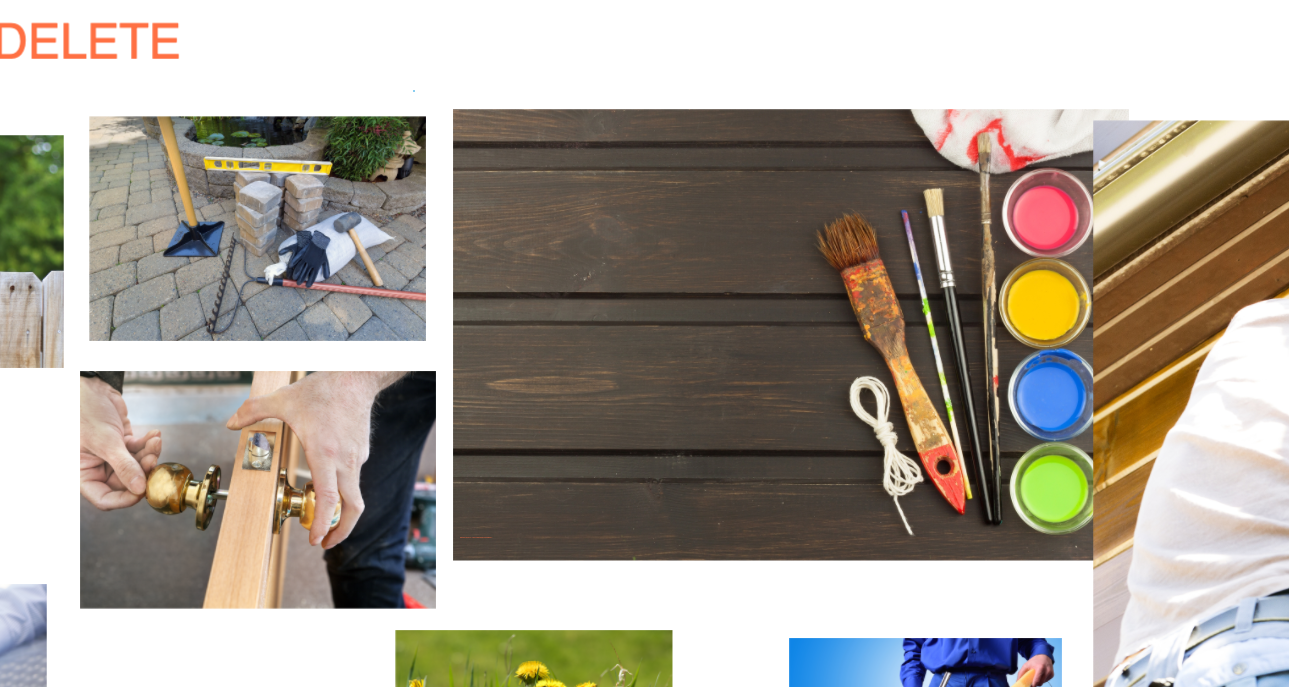
#> input picture Test-1.png, 1289 x 687 px
$ python merge-image.py
#> lines starting #> are read from the running program, lines starting #| are printed output that depends on the picture
from PIL import Image

# User Input - opacity of the image that is going to be merged
opacity = float(input('What should be the opacity of the merged image (range 0 - 1): '))
#> the answer given: 1

# Images must be of same pixel size
image1 = Image.open('Test-1.png')
#> image1 is the input picture: PIL image 1289x687 RGBA; mean R, G, B, A 88.7, 81.2, 70.7, 176
image1 = image1.resize((1289, 638))
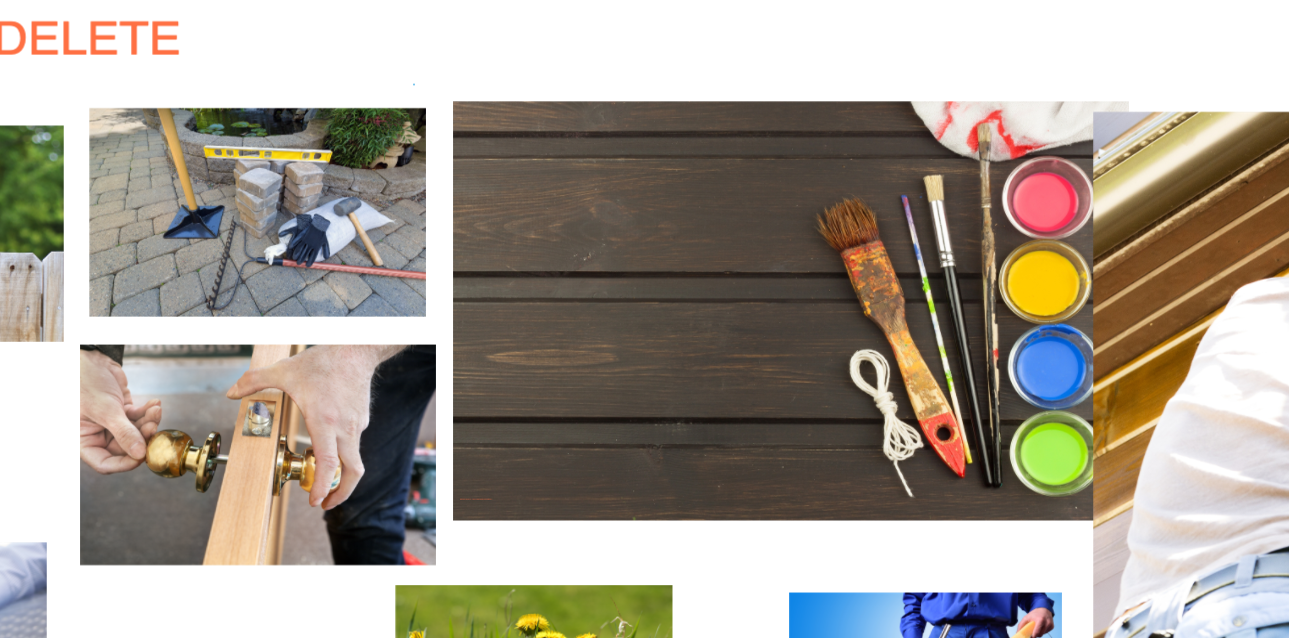
#> image1: PIL image 1289x638 RGBA; mean R, G, B, A 88.9, 81.4, 70.9, 176.1; transparent parts drawn white
image2 = Image.open('Test-2.png')
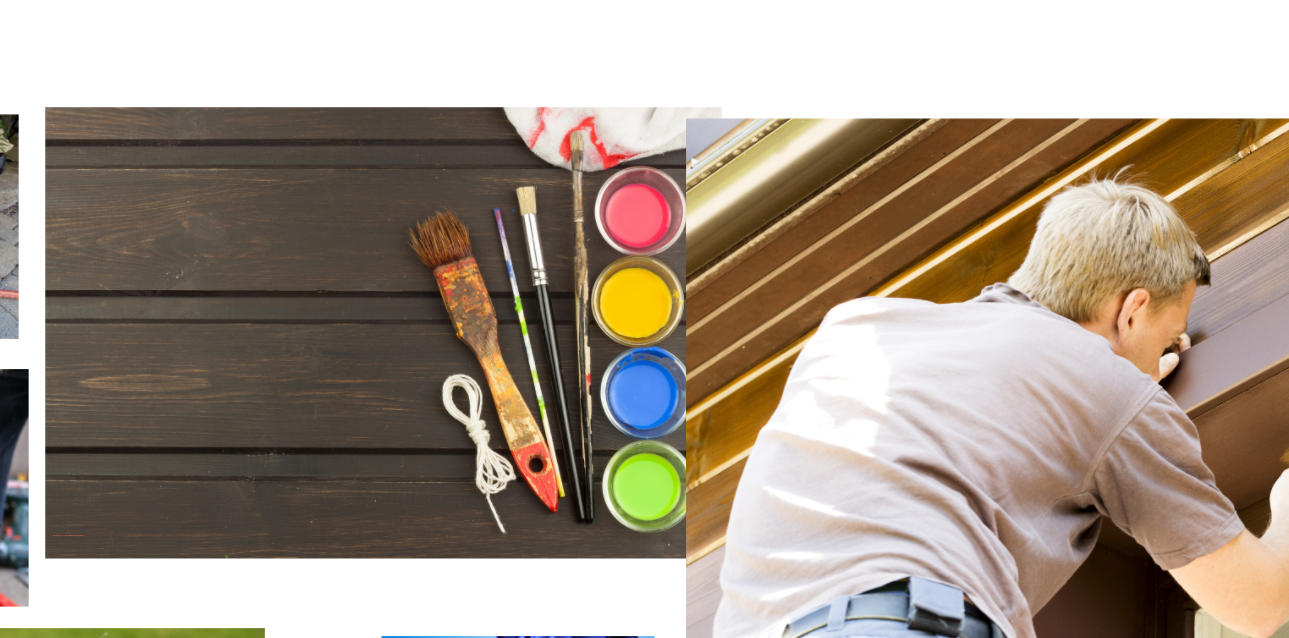
#> input picture Test-2.png, 1289 x 638 px
#> image2 is the input picture: PIL image 1289x638 RGBA; mean R, G, B, A 102.9, 89, 75, 191.3
image2 = image2.resize((1289, 638))

newImage = Image.blend(image1, image2, opacity).show()
